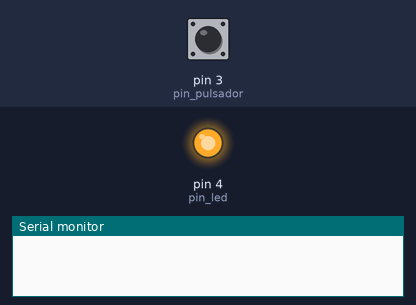
This sketch was run on a simulated Arduino Uno, built with avr-gcc and run on an emulated ATmega328P. Parts: output pins drawn as LEDs (lit = HIGH), the last lines printed to the serial monitor. The inputs (shaded band) are chosen by the test bench; at power-on: pin 3 (pin_pulsador) HIGH. Random numbers use the default seed unless the sketch sets one.

Above: at 7.6 s.
7.7 s: pin 3 (pin_pulsador) pulled LOW for 0.2 s
At 8.2 s:
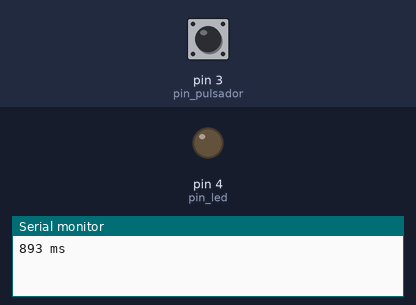
Timing chart, 0 to 14.4 s (numbered marks = the images above; inputs shaded):
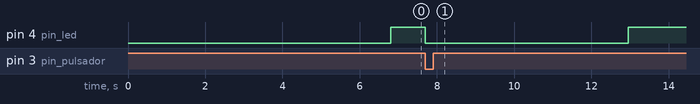

The sketch:

reaction_time_v1.ino
```cpp
// Autor: matematicasdeinstituto
// Web  : https://github.com/matematicasdeinstituto/arduino

#include "led.h"
#include "pulsador_v2.h"

// conexiones
constexpr int pin_pulsador  = 3;
constexpr int pin_led       = 4;

constexpr unsigned long max_delay = 10000; // espera 10 segundos máximo

int main()
{
    init();

// init Serial
    Serial.begin(9600);
    while (!Serial) { ; }

    LED led{pin_led};
    Pulsador pulsador{pin_pulsador};

    while(true){
        // encendemos aleatoriamente el LED
        led.off();
        unsigned long td = random(max_delay);
        delay(td);
        led.on();

        // medimos tiempo de reacción
        unsigned long t0= millis();
        while (!pulsador.recien_pulsado()) { ; }
        unsigned long t1= millis();
        unsigned long t = t1 - t0;

        // imprimos mensaje
        Serial.print(t);
        Serial.println(" ms");
    }
}
```

led.h
```cpp
#pragma once

#ifndef __LED_H__
#define __LED_H__

// Toda clase tiene mínimo 2 partes:
//  1. parte pública, a la que puede acceder cualquier función
//  2. parte privada, a la que solo pueden acceder funciones de la clase
//
// Toda clase tiene una interfaz y una implementación.
// Imagina que fabricas un coche:
//  * la interfaz del coche son las operaciones que puede hacer un conductor
//    con el coche. Ejemplo: puedes girar el volante a la derecha, a la
//    izquierda, cambiar marcha, pisar el acelerador, soltarlo, pisar el
//    freno...
//    Estas operaciones son públicas, cualquiera (que esté dentro del coche)
//    puede ejecutarlas.
//
//  * la implementación es cómo funciona internamente. Cuando yo piso el
//    acelerador de mi coche sé que acelera, pero no tengo ni idea de qué es
//    lo que hace internamente para acelerar. Esos detalles internos de cómo
//    funciona el coche es lo que llamamos su implementación y solo deben de
//    ser accesibles al ingeniero que diseñó el coche.
//    Esta es la parte privada.
//
// Una de las finalidades de las clases es desvincular el interfaz de la
// implementación, el desvincular la pregunta ¿qué puedo hacer con mi coche
// (mi clase)? (=interfaz) de la pregunta ¿cómo lo hace? (=implementación)
class LED{
public:	// parte pública
// constructor de la clase:
//	El constructor se llama en el momento en que se define un objeto de la
//	clase.
    LED(int pin0);  // le pasamos el pin al que conectamos el LED

    // encendemos el LED.  El 'const' que aparece al final indica que esta
    // función no modifica los datos de la clase
    void on() const; // enciende el LED (en lugar de on()
		     // puedes llamarlo enciende())
    void off() const; // apaga el LED

private: // parte privada
// Datos de la clase
    /*const*/ int pin;  // pin al que conectamos el LED
};


#endif
```

led.ino
```cpp
#include "led.h"

// Anotamos el pin al que está conectado el LED para no tener que volver
// a pasarlo como parámetro a las funciones, y definimos el pin como de
// salida.
LED::LED(int pin0)
{
    pin = pin0;

    pinMode(pin, OUTPUT);
}


void LED::on() const
{
    digitalWrite(pin, HIGH);
}

void LED::off() const
{
    digitalWrite(pin, LOW);
}
```

pulsador_v2.h
```cpp
#pragma once

#ifndef __PULSADOR_V2_H__
#define __PULSADOR_V2_H__

// En muchas ocasiones vamos a necesitar crear un conjunto de estados. La
// forma más básica de hacerlo sería:
// constexpr int pulsador_recien_pulsado   = 0;
// constexpr int pulsador_recien_soltado   = 1;
// constexpr int pulsador_sigue_pulsado	   = 2;
// constexpr int pulsador_sigue_soltado    = 3;
// Uno de los problemas con hacer esto es que es muy propenso a error (te
// puedes confundir al numerarlos, o más adelante añades otro estado y asignas
// mal el número, ...).
//
// Para evitar esos errores C++ suministra las enumeraciones `enum class`: lo
// que hacen es asignar automáticamente números evitando posibles errores.
// El código comentado arriba es similar al siguiente:
enum class Pulsador_estado{
    recien_pulsado,	// se ha presionado desde la última vez que se miró
    recien_soltado,	// se ha soltado    desde la última vez que se miró
    sigue_pulsado,
    sigue_soltado
};


class Pulsador{
public:
    Pulsador(int pin_pulsador);

// Estados
    // Devuelve el estado en el que se encuentra el pulsador desde la última
    // vez que se miró.
    // Observar que esta función no es `const` ya que va a modificar el
    // estado.
    Pulsador_estado estado();

    bool recien_pulsado();
    bool sigue_pulsado();
    bool recien_soltado();
    bool sigue_soltado();

// Mirando cómo esta el pulsador justo en este momento
    // Devuelve true si está presionado el pulsador. false en caso contrario.
    bool presionado() const;

    // Devuelve true si el pulsador no está presionado.
    bool no_presionado() const;

private:
    const int pin;
    bool presionado_;
};

inline Pulsador::Pulsador(int pin_pulsador)
		    : pin{pin_pulsador}
{
    pinMode(pin, INPUT_PULLUP);

// Anotamos el estado del pin (<-- este comentario sobra, lo pongo para
// explicar. Intenta comentar lo mínimo posible, el código tiene que poder
// leerse).
    if (digitalRead(pin) == LOW)
	presionado_ = true;

    else
	presionado_ = false;

// Esto se puede escribir de forma críptica:
//  presionado_ = (digitalRead(pin) == LOW); <--- ESTILO PÉSIMO DE
//  PROGRAMACIÓN: recuerda, programar es muy sencillo, mantener muy dificil.
//  Si tienes que modificar tu programa dentro de 1 año ¿entenderás lo que
//  está escrito?

}


// Observar que aquí uso un estilo diferente para escribir las funciones
// `inline`.
inline bool Pulsador::presionado() const
{ return (digitalRead(pin) == LOW); }

inline bool Pulsador::no_presionado() const
{ return !presionado(); }

inline bool Pulsador::recien_pulsado()
{ return (estado() == Pulsador_estado::recien_pulsado); }

inline bool Pulsador::sigue_pulsado()
{ return (estado() == Pulsador_estado::sigue_pulsado); }

inline bool Pulsador::recien_soltado()
{ return (estado() == Pulsador_estado::recien_soltado); }

inline bool Pulsador::sigue_soltado()
{ return (estado() == Pulsador_estado::sigue_soltado); }


#endif
```

pulsador_v2.ino
```cpp
#include "pulsador_v2.h"

Pulsador_estado Pulsador::estado()
{
    if (presionado_){
	if (digitalRead(pin) == LOW){
	    // presionado_ = true; <-- esto sobra, ¿por qué?
	    return Pulsador_estado::sigue_pulsado;
	}

	else{
	    presionado_ = false;
	    return Pulsador_estado::recien_soltado;
	}
    }

    else { // este else se puede comentar. Aquí llega solo si presionado_ == false
	if (digitalRead(pin) == LOW){
	    presionado_ = true;
	    return Pulsador_estado::recien_pulsado;
	}

	else{
	    // presionado_ = false; <-- ¿por qué comento este?
	    return Pulsador_estado::sigue_soltado;
	}

    }
}
```

Measured:
- after the input at 7.7 s, pin 4 (pin_led): HIGH → LOW at once, → HIGH 5.2 s later
